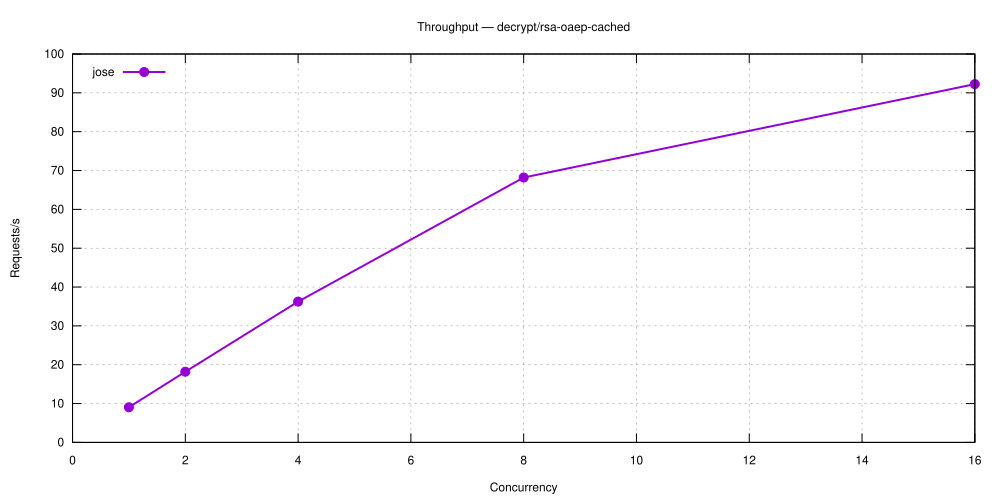

Source code (gnuplot):
set terminal svg size 1000,500 enhanced font 'Helvetica,12'
set output 'decrypt_rsa-oaep-cached.svg'
set title 'Throughput — decrypt/rsa-oaep-cached'
set grid
set xlabel 'Concurrency'
set ylabel 'Requests/s'
set key top left
plot 'decrypt_rsa-oaep-cached-5.29.0-jose.dat' using 1:2 with linespoints lw 2 pt 7 title 'jose'
